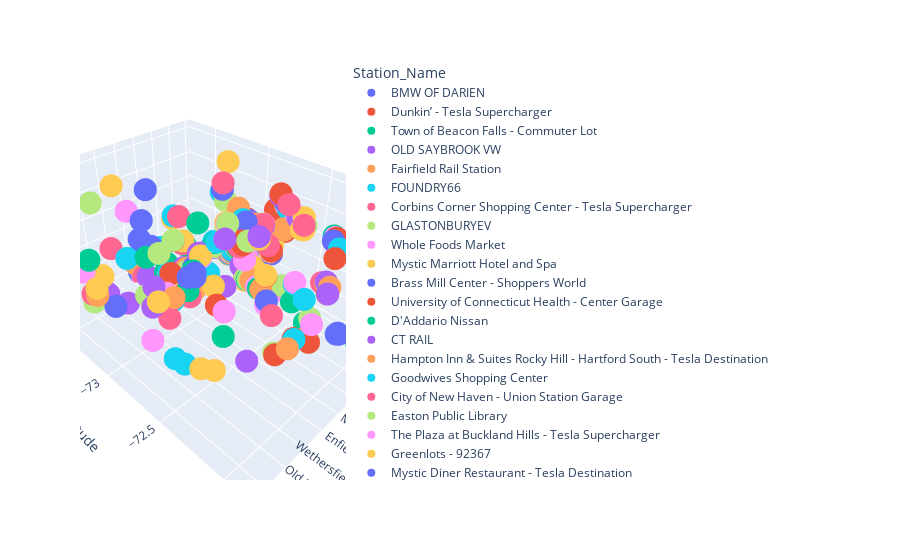

Notebook source saved alongside this figure:
### Code cell
import plotly.express as px

fig = px.scatter_3d(newdf, x='City', y='longitude', z='latitude', color='Station_Name')
fig.show()
